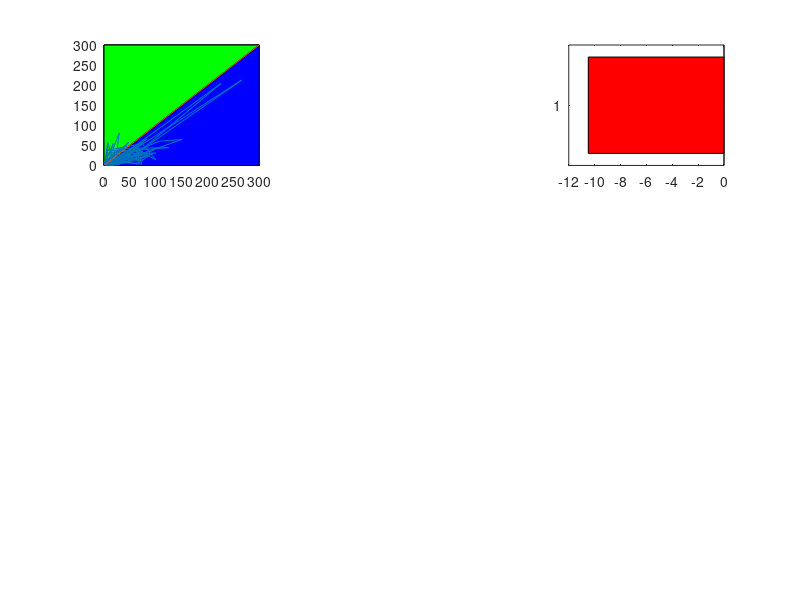

Recreate this plot in MATLAB. (Note: this script raises an error after producing the figure.)

clear
clc

load param_PertBB0_25pc_OR.mat
load param_SameSA0SB0_OR.mat

low=tri_type_lowBB0;
high=tri_type_highBB0;

nr=length(tri_type_highBB0);

for ii=1:nr

    if tri_type_lowBB0(ii)==1 
        M_state_lowBB0(ii,1)=SNB_lowBB0(ii,3)-SNB_lowBB0(ii,4);
        H_state_lowBB0(ii,1)=SNB_lowBB0(ii,3)-SNB_lowBB0(ii,2);
    elseif tri_type_lowBB0(ii)==3
        M_state_lowBB0(ii,1)=SNB_lowBB0(ii,3)-SNB_lowBB0(ii,4);
        H_state_lowBB0(ii,1)=SNB_lowBB0(ii,3)-SNB_lowBB0(ii,2);
    elseif tri_type_lowBB0(ii)==2 
        M_state_lowBB0(ii,1)=SNB_lowBB0(ii,1)-SNB_lowBB0(ii,4);
        H_state_lowBB0(ii,1)=SNB_lowBB0(ii,3)-SNB_lowBB0(ii,2);
    elseif tri_type_lowBB0(ii)==4 
        M_state_lowBB0(ii,1)=SNB_lowBB0(ii,1)-SNB_lowBB0(ii,4);
        H_state_lowBB0(ii,1)=SNB_lowBB0(ii,3)-SNB_lowBB0(ii,2);
    end


    if tri_type_highBB0(ii)==1 
        M_state_highBB0(ii,1)=SNB_highBB0(ii,3)-SNB_highBB0(ii,4);
        H_state_highBB0(ii,1)=SNB_highBB0(ii,3)-SNB_highBB0(ii,2);
    elseif tri_type_highBB0(ii)==3
        M_state_highBB0(ii,1)=SNB_highBB0(ii,3)-SNB_highBB0(ii,4);
        H_state_highBB0(ii,1)=SNB_highBB0(ii,3)-SNB_highBB0(ii,2);
    elseif tri_type_highBB0(ii)==2
        M_state_highBB0(ii,1)=SNB_highBB0(ii,1)-SNB_highBB0(ii,4);
        H_state_highBB0(ii,1)=SNB_highBB0(ii,3)-SNB_highBB0(ii,2);
    elseif tri_type_highBB0(ii)==4
        M_state_highBB0(ii,1)=SNB_highBB0(ii,1)-SNB_highBB0(ii,4);
        H_state_highBB0(ii,1)=SNB_highBB0(ii,3)-SNB_highBB0(ii,2);
    end

end

low_types=[sum(low==1),sum(low==2),sum(low==3),sum(low==4)];
low_pc=low_types.*100./sum(low_types);

high_types=[sum(high==1),sum(high==2),sum(high==3),sum(high==4)];
high_pc=high_types.*100./sum(high_types);


low_norm_h = H_state_lowBB0./H_state_lowBB0;
high_norm_h = H_state_highBB0./H_state_lowBB0;

lowx_h_high_gt = find(high_norm_h>1);
lowx_h_high_lt = find(high_norm_h<1);
lowx_h_high_eq = find(high_norm_h==1);
tot_h=length(lowx_h_high_gt)+length(lowx_h_high_lt)+length(lowx_h_high_eq);


figure(10)
subplot(3,3,1)

% Define the vertices of the triangle
x1 = [0, 300, 300];
y1 = [0, 0, 300];

% Plot the vertices

plot(x1, y1, 'k-'); % Plot the lines connecting the vertices


fill(x1, y1, 'b'); % Fill the triangle with blue color
hold on

% Define the vertices of the triangle
x2 = [0, 0, 300];
y2 = [0, 300, 300];


plot(x2, y2, 'k-'); % Plot the lines connecting the vertices


fill(x2, y2, 'g'); % Fill the triangle with blue color
hold on

plot(H_state_lowBB0,H_state_highBB0)
hold on
plot([1,300],[1,300])

hstate_cont=([length(lowx_h_high_gt),length(lowx_h_high_lt),length(lowx_h_high_eq)].*100./tot_h)




SNB_OG = SNB(nrr,:);


diff_OG_high = SNB_OG-SNB_highBB0;

pc_moved_high = diff_OG_high.*100./SNB_OG;

avg_pc_moved_high = mean(pc_moved_high);


std_err_high = std(pc_moved_high) ./ sqrt(size(pc_moved_high, 1));

custom_colors = ['r', 'g', 'b','yellow'];


subplot(3,3,3)
bar(avg_pc_moved_high, 'FaceColor', 'flat');
for i = 1:numel(avg_pc_moved_high)
    c = custom_colors(i);
    barh(i, avg_pc_moved_high(i), 'FaceColor', c);
    hold on;
    %errorbar(i, avg_pc_moved_high(i), std_err_high(i), 'k', 'LineWidth', 1);
    errorbar(avg_pc_moved_high(i), i, std_err_high(i), 'horizontal', 'Color', 'k');
end
hold off;

% Reverse the x-axis
set(gca, 'XDir', 'reverse');
